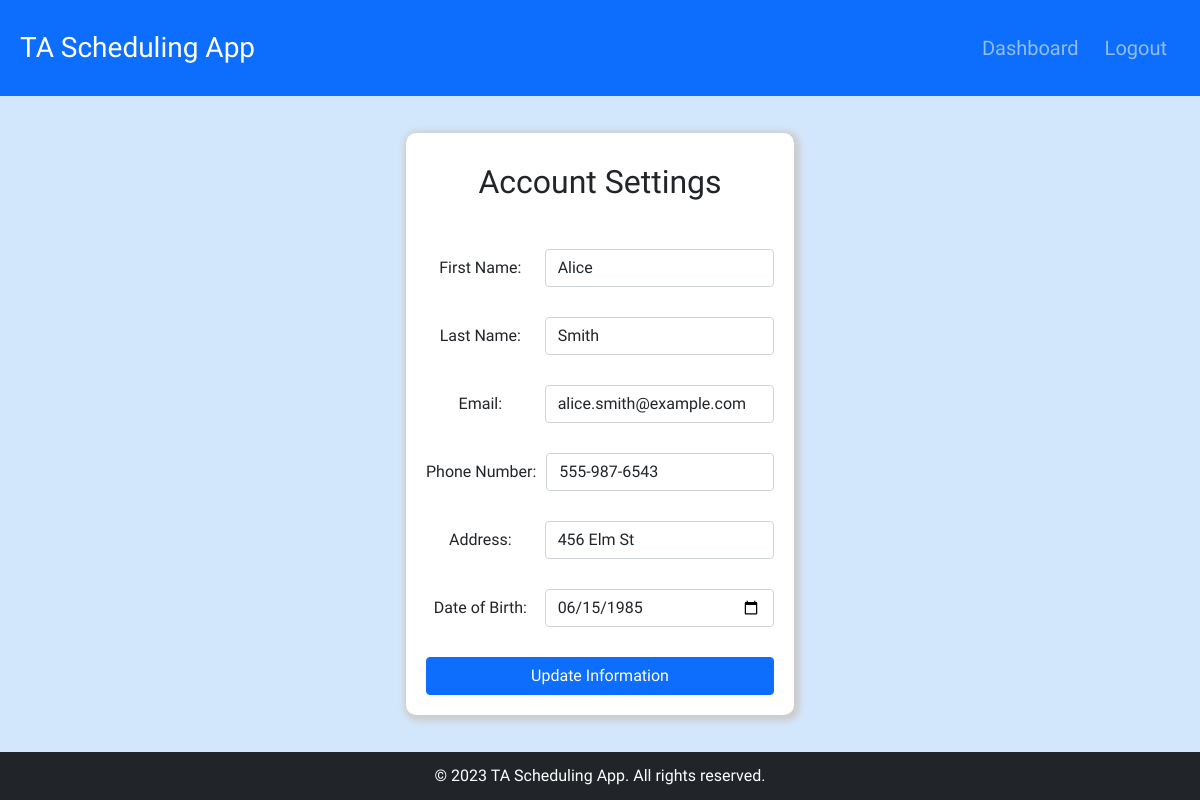
The app's page /account-settings/ (signed in) with its own data.
### TA_Scheduling_App/models/User.py (models this page shows, shortened)
class User(IString, models.Model, metaclass=ABCModelMeta):
    USER_ID = models.AutoField(primary_key=True)
    ROLE = models.CharField(max_length=10)
    FIRST_NAME = models.CharField(max_length=255)
    LAST_NAME = models.CharField(max_length=255)
    EMAIL = models.EmailField(unique=True)
    PASSWORD_HASH = models.CharField(max_length=255)
    PHONE_NUMBER = models.CharField(max_length=20)
    ADDRESS = models.CharField(max_length=255)
    BIRTH_DATE = models.DateField()
    def __init__(self, *args, **kwargs):
        super().__init__(*args, **kwargs)
        passwordHash = kwargs.get('PASSWORD_HASH', Null())
        if passwordHash is None or (not isinstance(passwordHash, str) and not Null()):
            raise ValueError("Invalid password")
        if passwordHash is not Null():
            self.PASSWORD_HASH = passwordHash
        if not self.setRole(kwargs.get('ROLE', Null())):
            raise ValueError("Invalid role")
        if not self.setFirstName(kwargs.get('FIRST_NAME', Null())):
            raise ValueError("Invalid first name")
        if not self.setLastName(kwargs.get('LAST_NAME', Null())):
            raise ValueError("Invalid last name")
        if not self.setEmail(kwargs.get('EMAIL', Null())):
            raise ValueError("Invalid email")
        if not self.setPhoneNumber(kwargs.get('PHONE_NUMBER', Null())):
            raise ValueError("Invalid phone number")
        if not self.setAddress(kwargs.get('ADDRESS', Null())):
            raise ValueError("Invalid address")
        if not self.setBirthDate(kwargs.get('BIRTH_DATE', Null())):
            raise ValueError("Invalid birth date")
    def setRole(self, role):
        if role is Null():
            return True
        if role in ["ADMIN", "INSTRUCTOR", "TA"]:
            self.ROLE = role
            return True
        return False
    def setFirstName(self, firstName):
        if firstName is Null():
            return True
        result = self.checkString(firstName, False)
        if result is False:
            return False
        self.FIRST_NAME = firstName
        return True
    def setLastName(self, lastName):
        if lastName is Null():
            return True
        result = self.checkString(lastName, False)
        if result is False:
            return False
        self.LAST_NAME = lastName
        return True
    def setEmail(self, email):
        if email is Null():
            return True
    def setPhoneNumber(self, phoneNumber):
        if phoneNumber is Null():
            return True
    def setAddress(self, address):
        if address is Null():
            return True
    def setBirthDate(self, birthDate):
        if birthDate is Null():
            return True

### TA_Scheduling_App/views/account_settings.py (the view, shortened to what this page needs)
# urls.py: path('account-settings/', AccountSettings.as_view(), name="account_settings"),
class AccountSettings(View):
    def get(self, request):
        if not request.session.get("is_authenticated"):
            return redirect("login")
        user = User.objects.get(USER_ID=request.session["user_id"])
        return render(request, "account-settings.html", {'initial': user})

### TA_Scheduling_App/templatetags/formatting_tags.py (called while the page is built)
@register.filter("html_date")
def html_date(date: datetime.date):
    return date.isoformat()

### TA_Scheduling_App/utils/null.py (called while the page is built)
    def __new__(cls):
        if cls._instance is None:
            cls._instance = super().__new__(cls)
        return cls._instance

### templates/account-settings.html (shortened to what this page needs)
<!DOCTYPE html>
<html lang="en">
<head>
     <link href="https://cdn.jsdelivr.net/npm/bootstrap@5.1.3/dist/css/bootstrap.min.css" rel="stylesheet">
    {% load static %}
    <link rel="stylesheet" type="text/css" href="{% static 'css/style.css' %}">
</head>
<body>
{% include 'partials/header.html' %}
{% load formatting_tags %}
<div class="main-container">
    <div class="form-container">
        <h5 class="form-head">Account Settings</h5>
        <form class="d-flex flex-column" name="updateProfileForm" action="" method="post">
            <div class="d-flex form-div">
                <label class="profile-form-label" for="firstName">First Name:</label>
                <input class="form-control" type="text" name="firstName" id="firstName" value="{{ initial.FIRST_NAME }}" required>
            </div>
            <div class="d-flex form-div">
                <label class="profile-form-label" for="lastName">Last Name: </label>
                <input class="form-control" type="text" name="lastName" id="lastName" value="{{ initial.LAST_NAME }}" required>
            </div>
            <div class="d-flex form-div">
                <label class="profile-form-label" for="email">Email:</label>
                <input class="form-control" type="email" name="email" id="email" value="{{ initial.EMAIL }}" required>
            </div>
            <div class="d-flex form-div">
                <label class="profile-form-label" for="phoneNumber">Phone Number:</label>
                <input class="form-control" type="tel" name="phoneNumber" id="phoneNumber" value="{{ initial.PHONE_NUMBER }}" required>
            </div>
            <div class="d-flex form-div">
                <label class="profile-form-label" for="address">Address:</label>
                <input class="form-control" type="text" name="address" id="address" value="{{ initial.ADDRESS }}" required>
            </div>
            <div class="d-flex form-div">
                <label class="profile-form-label" for="dateOfBirth">Date of Birth:</label>
                <input class="form-control" type="date" name="dateOfBirth" id="dateOfBirth" value="{{ initial.BIRTH_DATE|html_date }}" required>
            </div>
            <button id="profile-submit" class="btn btn-primary bottom-form-button" type="submit">Update Information</button>
        </form>
    </div>
</div>
{% include 'partials/footer.html' %}
</body>
</html>

### TA_Scheduling_App/static/css/style.css (style rules this page uses)
:root { --header-height: 6rem; --footer-height: 3rem; }
body { display: flex; background-color: #d3e7fc; flex-direction: column; min-height: 100vh; font-family: Helvetica, Arial, sans-serif; word-break: break-word; white-space: normal; }
.main-container { display: flex; justify-content: center; flex-grow: 1; min-height: calc(100vh - var(--header-height) - var(--footer-height)); gap: 3rem; padding-top: 1rem; padding-bottom: 1rem; flex-wrap: wrap; }
label { white-space: nowrap; align-self: center; margin: 0px 10px 0px 0px !important; }
.form-div { margin-bottom: 30px; }
.bottom-form-button { width: 100%; }
.form-head { font-size: 24pt; text-align: center; margin-top: 10px; }
.form-container { background-color: white; border-radius: 10px; padding: 20px; text-align: center; flex-basis: 350px; box-shadow: 2px 2px 6px 4px #ccc; height: min-content; align-self: center; }
.profile-form-label { width: 172px; }

### records on screen
User: firstName "Alice", lastName "Smith", email "alice.smith@example.com", phoneNumber "555-987-6543", address "456 Elm St", dateOfBirth "06/15/1985"
